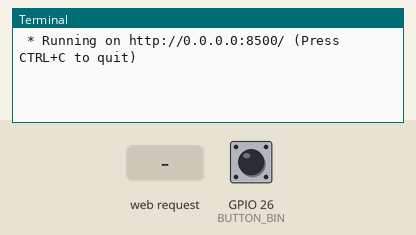
Recording of a program running on a simulated Raspberry Pi (BCM pin numbers). On the bench: the last lines printed to the terminal. Inputs (shaded band) come from the test bench; at power-on: GPIO 26 (BUTTON_BIN) LOW. The clock reads 2024-03-15 10:24:30 at power-on unless the program sets it.

Above: at 1.2 s.
1.3 s: HTTP request for / received
At 2.2 s:
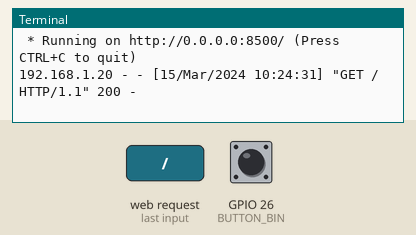
2.8 s: HTTP request for /push-btton received
At 3.3 s:
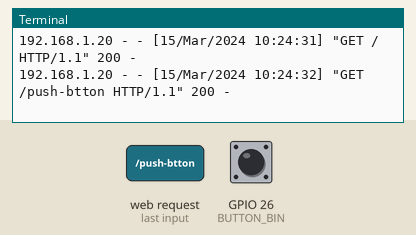

Measured:
- after the input at 1.3 s, the terminal: prints a new line at once (image 1)
- after the input at 2.8 s, the terminal: prints a new line at once (image 2)

The program:

web_server.py
```python
from flask import Flask
import RPi.GPIO as GPIO

BUTTON_BIN = 26

GPIO.setmode(GPIO.BCM)
GPIO.setup(BUTTON_BIN, GPIO.IN)
app = Flask(__name__)

@app.route("/")
def index():
    return "Hello from Flask"

@app.route("/push-btton")
def check_push_button_state():
    if GPIO.input(BUTTON_BIN) == GPIO.HIGH:
        return "Button is pressed"
    return "Button is NOT pressed"


app.run(host="0.0.0.0", port=8500)
```
